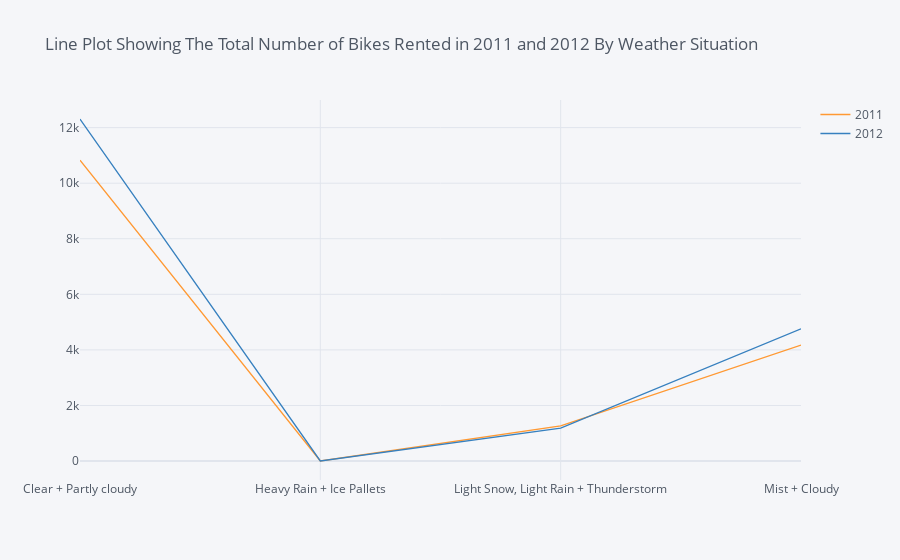

The notebook cell saved with this chart:
### Code cell
a.iplot(title='Line Plot Showing The Total Number of Bikes Rented in 2011 and 2012 By Weather Situation')

### Figure 1 — Plotly figure (JSON) as saved in the notebook; plotly's stock layout.template omitted (floating-point values rounded to 4 significant figures)
{"data": [{"line": {"color": "rgba(255, 153, 51, 1.0)", "dash": "solid", "shape": "linear", "width": 1.3}, "mode": "lines", "name": "2011", "text": "", "type": "scatter", "x": ["Clear + Partly cloudy", "Heavy Rain + Ice Pallets", "Light Snow, Light Rain + Thunderstorm", "Mist + Cloudy"], "y": [10830.0, 1.568, 1269.0, 4173.0]}, {"line": {"color": "rgba(55, 128, 191, 1.0)", "dash": "solid", "shape": "linear", "width": 1.3}, "mode": "lines", "name": "2012", "text": "", "type": "scatter", "x": ["Clear + Partly cloudy", "Heavy Rain + Ice Pallets", "Light Snow, Light Rain + Thunderstorm", "Mist + Cloudy"], "y": [12310.0, 3.598, 1182.0, 4760.0]}], "layout": {"autosize": true, "legend": {"bgcolor": "#F5F6F9", "font": {"color": "#4D5663"}}, "paper_bgcolor": "#F5F6F9", "plot_bgcolor": "#F5F6F9", "title": {"font": {"color": "#4D5663"}, "text": "Line Plot Showing The Total Number of Bikes Rented in 2011 and 2012 By Weather Situation"}, "xaxis": {"autorange": true, "gridcolor": "#E1E5ED", "range": [0, 3], "showgrid": true, "tickfont": {"color": "#4D5663"}, "title": {"font": {"color": "#4D5663"}, "text": ""}, "type": "category", "zerolinecolor": "#E1E5ED"}, "yaxis": {"autorange": true, "gridcolor": "#E1E5ED", "range": [-682.3, 12990.0], "showgrid": true, "tickfont": {"color": "#4D5663"}, "title": {"font": {"color": "#4D5663"}, "text": ""}, "type": "linear", "zerolinecolor": "#E1E5ED"}}}
